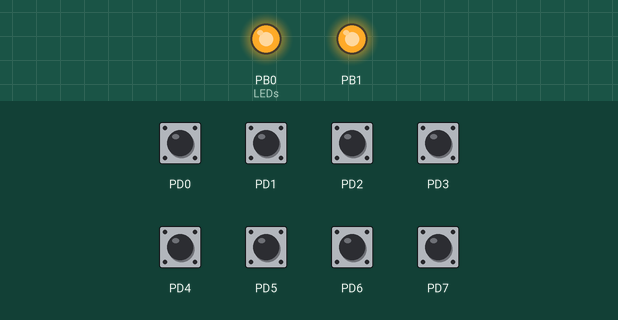
This program was run on a simulated ATmega328P, built with avr-gcc and emulated at 16 MHz. Parts: output pins drawn as LEDs (lit = HIGH). Dashed ring = blinking. The inputs (shaded band) are chosen by the test bench; at power-on: PD0–7 HIGH.

Above: at 1.2 s.
1.3 s: PD2 pulled LOW for 0.15 s
At 1.62 s:
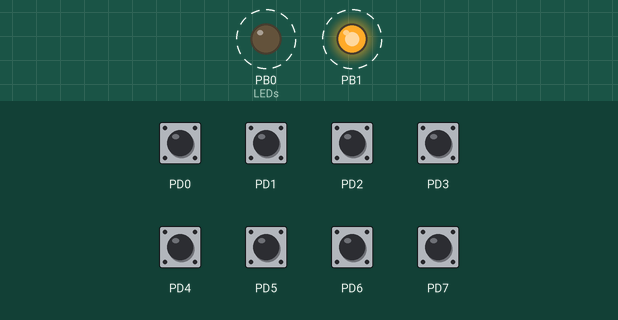
Timing chart, 0 to 10.3 s (numbered marks = the images above; inputs shaded):
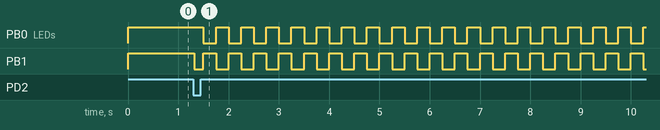

Measured:
- after the input at 1.3 s, PB0 (LEDs): alternates HIGH for 0.25 s and LOW for 0.25 s, starting after 0.20 s; PB1: alternates HIGH for 0.25 s and LOW for 0.25 s, starting at once

The program:

main.c
```c
#define F_CPU 16000000UL
#include <avr/io.h>
#include <avr/interrupt.h>
#include <util/delay.h>
#include <stdbool.h>
#include "timer0.h"

void setup_hardware(void);
bool boton_presionado(uint8_t pin_bit);

int main(void) {
	setup_hardware();
	timer0_init();
	sei();

	bool modo_parpadeo = false;
	uint8_t estado_led = 0; // 0: PB0 ON / PB1 OFF,  1: PB0 OFF / PB1 ON

	while (1) {
		// modo inicial
		if (!modo_parpadeo) {
			if (boton_presionado(PIND2) || boton_presionado(PIND3)) {
				modo_parpadeo = true;
			}
		}

		// flag de 250ms
		if (modo_parpadeo && timer0_flag_250ms()) {
			if (estado_led == 0) {
				// estado 1: PB0 encendido, PB1 apagado
				PORTB = (PORTB & ~(1 << PORTB1)) | (1 << PORTB0);
				estado_led = 1; // Siguiente estado
				} else {
				// estado 2: PB0 apagado, PB1 encendido
				PORTB = (PORTB & ~(1 << PORTB0)) | (1 << PORTB1);
				estado_led = 0; // Siguiente estado
			}
		}
	}
}

void setup_hardware(void) {
	DDRB |= (1 << DDB0) | (1 << DDB1);           // PB0 y PB1 como salidas
	DDRD &= ~((1 << DDD2) | (1 << DDD3));        // PD2 y PD3 como entradas
	PORTD |= (1 << PORTD2) | (1 << PORTD3);      // Pull-ups activadas

	PORTB |= (1 << PORTB0) | (1 << PORTB1);      // Estado inicial: Ambos LEDs ON
}

bool boton_presionado(uint8_t pin_bit) {
	if (!(PIND & (1 << pin_bit))) {
		_delay_ms(20);
		if (!(PIND & (1 << pin_bit))) {
			return true;
		}
	}
	return false;
}
```

timer0.c
```c
#include "timer0.h"

static volatile bool flag_250ms = false;
static volatile uint16_t contador_ticks = 0;

void timer0_init(void) {
	// Modo CTC
	TCCR0A = (1 << WGM01);

	// Prescaler de 64
	TCCR0B = (1 << CS01) | (1 << CS00);

	// 249 + 1 = 250 ticks -> (64 * 250) / 16MHz = 1 ms
	OCR0A = 249;

	// Habilitar interrupción
	TIMSK0 |= (1 << OCIE0A);
}

bool timer0_flag_250ms(void) {
	if (flag_250ms) {
		flag_250ms = false;
		return true;
	}
	return false;
}

ISR(TIMER0_COMPA_vect) {
	contador_ticks++;
	if (contador_ticks >= 250) { // 250 ms exactos
		contador_ticks = 0;
		flag_250ms = true;
	}
}
```

timer0.c
```c
#include "timer0.h"

static volatile bool flag_250ms = false;
static volatile uint16_t contador_ticks = 0;

void timer0_init(void) {
	// Modo CTC
	TCCR0A = (1 << WGM01);

	// Prescaler de 64 (CS01 = 1, CS00 = 1)
	TCCR0B = (1 << CS01) | (1 << CS00);

	// 249 + 1 = 250 ticks -> (64 * 250) / 16MHz = 1 ms exacto
	OCR0A = 249;

	// Habilitar interrupción por comparación
	TIMSK0 |= (1 << OCIE0A);
}

bool timer0_flag_250ms(void) {
	if (flag_250ms) {
		flag_250ms = false;
		return true;
	}
	return false;
}

ISR(TIMER0_COMPA_vect) {
	contador_ticks++;
	if (contador_ticks >= 250) { // 250 * 1 ms = 250 ms exactos
		contador_ticks = 0;
		flag_250ms = true;
	}
}
```

timer0.h
```c
#ifndef TIMER0_H_
#define TIMER0_H_

#include <avr/io.h>
#include <avr/interrupt.h>
#include <stdbool.h>

void timer0_init(void);
bool timer0_flag_250ms(void);

#endif /* TIMER0_H_ */
```
